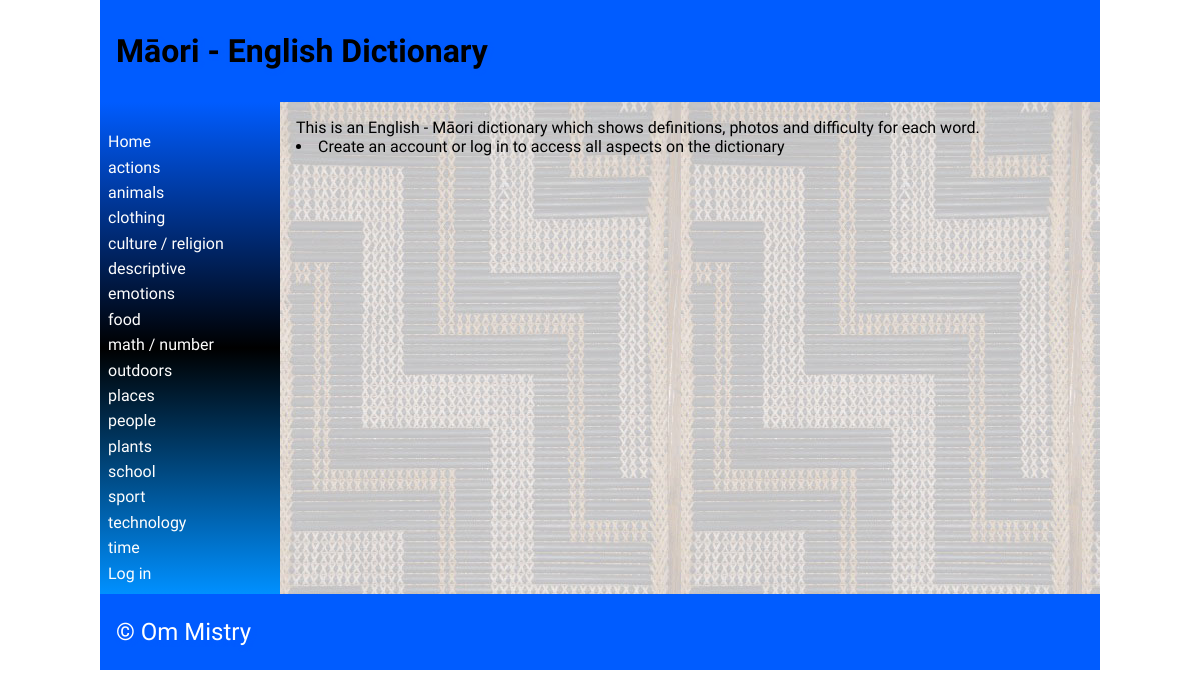
The page / on the database its author committed.
### tables this page shows
CREATE TABLE "category"
(
	id INTEGER
		constraint category_pk
			primary key autoincrement,
	category_name varchar(69) not null
);

### app.py (the view, shortened to what this page needs)
@app.route('/', methods=["GET", "POST"])
def render_homepage():
    return render_template('home.html', logged_in=is_logged_in(), categories=fetch_categories())

### app.py (called while the page is built)
def create_connection(db_file):
    try:
        connection = sqlite3.connect(db_file)
        return connection
    except Error as e:
        print(e)
    return None

def fetch_categories():
    con = create_connection(DB_NAME)
    query = "SELECT id, category_name FROM category"
    cur = con.cursor()
    cur.execute(query)
    categories = cur.fetchall()
    con.close()
    return categories

def is_logged_in():
    if session.get("email") is None:
        print("you are not logged in")
        return False
    else:
        print("you are logged in")
        return True

### templates/home.html (shortened to what this page needs)
{% extends 'base.html' %}
{% block heading %}Māori - English Dictionary{% endblock %}
{% block main %}
This is an English - Māori dictionary which shows definitions, photos and difficulty for each word.
{% if logged_in %}
    <li>You are logged in</li>
    <form class="dataForm" method="POST">
        <div class="form-group">
                <div class="form-label"><label for="category">Add a category:</label></div>
                <div class="form-element"><input name="category" id="category" type="text"></div>
            </div>
        <div class="form-group">
            <div class="form-element"><input type="submit"></div>
        </div>
    </form>
{% else %}
    <li>Create an account or log in to access all aspects on the dictionary</li>
{% endif %}
{% endblock %}

### templates/base.html (shortened to what this page needs)
<!doctype html>
<html lang="en">
<head>
   <link href="{{ url_for('static', filename='css/style.css') }}" rel="stylesheet">
</head>
<body>
   <div id="container">
      <header>
         <h1>{% block heading %}{% endblock %}</h1>
      </header>
      <nav>
         <ul>
                <li><a href="\">Home</a></li>
                {% for category in categories %}
                <li><a href="/categories/{{ category[0] }}">{{category[1]}}</a></li>
                {% endfor %}
         <li>
             {% if logged_in %}<a href="/logout">Log out</a>{% else %}
             <a href="/login">Log in</a></li>{% endif %}
         </ul>
      </nav>
      <main>
            {% block main%}{% endblock %}
        </main>
      <footer>
         <p>
            &copy; Om Mistry
         </p>
      </footer>
   </div>
</body>
</html>

### static/css/style.css (style rules this page uses)
* { font-family: Comfortaa, sans-serif; margin: 0; padding: 0; box-sizing: border-box; }
#container { display: grid; grid-template-columns: 75px auto; grid-template-areas: 'nav header' 'main main' 'footer footer'; }
header { grid-area: header; background-color: #005cff; padding: 1rem; }
nav { grid-area: nav; }
main { grid-area: main; padding: 1rem; background-color: #005cff; }
h1, h2, h3, h4 { padding: 1rem 0; font-family: 'Suez One', serif; color: #000000; text-shadow: 2px 2px 4px #005cff; }
p { padding: 0.5rem 0; }
a { color: #ffffff; }
footer { grid-area: footer; padding: 1rem; background-color: #005cff; }
footer p { color: #ffffff; text-shadow: 2px 2px 4px #005cff; font-size: 1.5rem; }
@media only screen and (min-width: 768px) { #container { grid-template-columns: 180px auto; grid-template-areas: 'header header' 'nav main' 'footer footer'; } }
@media only screen and (min-width: 768px) { nav { background: linear-gradient(180deg, rgb(0, 92, 255) 0%, rgb(0, 0, 0) 50%, rgb(0, 144, 255) 100%); padding: 0.5rem; } }
@media only screen and (min-width: 768px) { nav ul { list-style: none; } }
@media only screen and (min-width: 768px) { nav li { padding: 0.2rem 0; } }
@media only screen and (min-width: 768px) { nav a { color: #fdfdfd; text-decoration: none; } }
@media only screen and (min-width: 768px) { main { background-image: url('static/images/poutama.jpg'); } }
@media only screen and (min-width: 1000px) { #container { width: 1000px; margin: auto; } }

### rows shown on the page
category: category_name "actions"
category: category_name "animals"
category: category_name "clothing"
category: category_name "culture / religion"
category: category_name "descriptive"
category: category_name "emotions"
category: category_name "food"
category: category_name "math / number"
category: category_name "outdoors"
category: category_name "places"
category: category_name "people"
category: category_name "plants"
category: category_name "school"
category: category_name "sport"
category: category_name "technology"
category: category_name "time"
